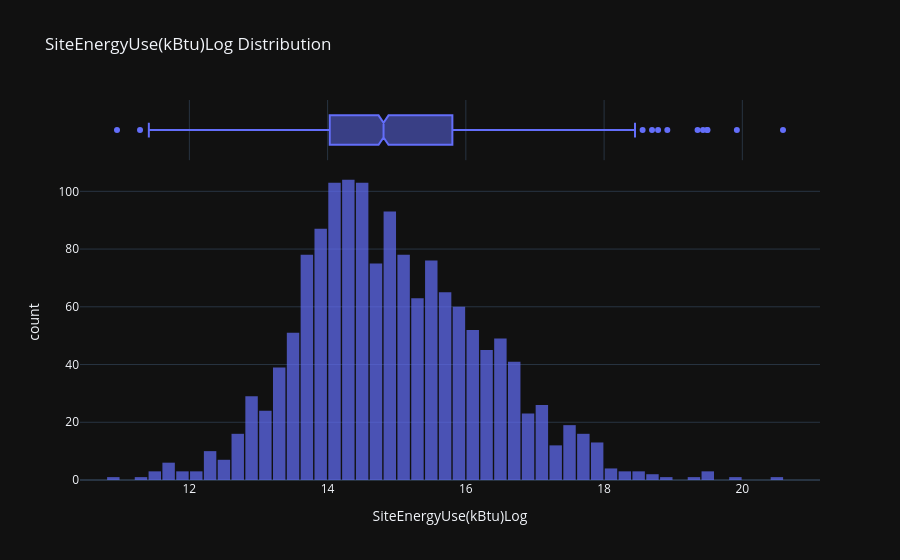

The notebook cell this image was saved under:
### Code cell
# Verification de la nouvelle distribution de la cible.
interactive_distribution(df=df_compliant_filtered, col='SiteEnergyUse(kBtu)Log')

### Figure 1 — Plotly figure (JSON) as saved in the notebook; plotly's stock layout.template omitted (floating-point values rounded to 4 significant figures; data arrays with more than 128 entries replaced by an {"elided": "..."} marker saying what was removed)
{"data": [{"bingroup": "x", "hovertemplate": "SiteEnergyUse(kBtu)Log=%{x}<br>count=%{y}<extra></extra>", "legendgroup": "", "marker": {"color": "#636efa", "opacity": 0.7, "pattern": {"shape": ""}}, "name": "", "nbinsx": 50, "orientation": "v", "showlegend": false, "x": {"elided": "1493 float values"}, "xaxis": "x", "yaxis": "y", "type": "histogram"}, {"hovertemplate": "SiteEnergyUse(kBtu)Log=%{x}<extra></extra>", "legendgroup": "", "marker": {"color": "#636efa"}, "name": "", "notched": true, "showlegend": false, "x": {"elided": "1493 float values"}, "xaxis": "x2", "yaxis": "y2", "type": "box"}], "layout": {"xaxis": {"anchor": "y", "domain": [0.0, 1.0], "title": {"text": "SiteEnergyUse(kBtu)Log"}}, "yaxis": {"anchor": "x", "domain": [0.0, 0.8316], "title": {"text": "count"}}, "xaxis2": {"anchor": "y2", "domain": [0.0, 1.0], "matches": "x", "showticklabels": false, "showgrid": true}, "yaxis2": {"anchor": "x2", "domain": [0.8416, 1.0], "matches": "y2", "showticklabels": false, "showline": false, "ticks": "", "showgrid": false}, "legend": {"tracegroupgap": 0}, "title": {"text": "SiteEnergyUse(kBtu)Log Distribution"}, "barmode": "relative", "bargap": 0.1}}
